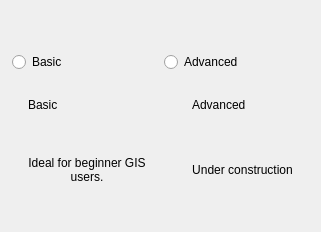
<ui version="4.0">
 <class>WizardMode</class>
 <widget class="QWidget" name="WizardMode">
  <layout class="QVBoxLayout">
   <property name="leftMargin"><number>12</number></property>
   <property name="topMargin"><number>12</number></property>
   <property name="rightMargin"><number>12</number></property>
   <property name="bottomMargin"><number>12</number></property>
   <property name="spacing"><number>10</number></property>

   <item>
    <spacer name="sp_page_top">
     <property name="orientation"><enum>Qt::Vertical</enum></property>
     <property name="sizeHint" stdset="0">
      <size><width>20</width><height>40</height></size>
     </property>
    </spacer>
   </item>

     <!-- Hidden radios (compat / state) -->
    <item>
        <widget class="QWidget">
            <property name="visible"><bool>false</bool></property>
            <layout class="QHBoxLayout">
                <property name="leftMargin"><number>0</number></property>
                <property name="topMargin"><number>0</number></property>
                <property name="rightMargin"><number>0</number></property>
                <property name="bottomMargin"><number>0</number></property>

                <item>
                    <widget class="QRadioButton">
                        <property name="text"><string>Basic</string></property>
                    </widget>
                </item>

                <item>
                    <widget class="QRadioButton">
                        <property name="text"><string>Advanced</string></property>
                    </widget>
                </item>

            </layout>
        </widget>
    </item>

   <!-- Cards row -->
   <item>
    <layout class="QHBoxLayout">
     <property name="spacing"><number>14</number></property>

     <!-- BASIC CARD -->
     <item>
      <widget class="QFrame" name="card_basic">
       <property name="frameShape"><enum>QFrame::NoFrame</enum></property>
        <property name="class" stdset="0"><string>card_group</string></property>
       <layout class="QVBoxLayout">
        <property name="leftMargin"><number>16</number></property>
        <property name="topMargin"><number>16</number></property>
        <property name="rightMargin"><number>16</number></property>
        <property name="bottomMargin"><number>16</number></property>
        <property name="spacing"><number>10</number></property>

        <item>
         <layout class="QHBoxLayout">
          <property name="spacing"><number>10</number></property>

          <item>
           <widget class="QLabel">
            <property name="class" stdset="0"><string>group_title</string></property>
            <property name="text"><string>Basic</string></property>
           </widget>
          </item>

          <item>
           <spacer name="sp_basic_head">
            <property name="orientation"><enum>Qt::Horizontal</enum></property>
            <property name="sizeHint" stdset="0"><size><width>10</width><height>10</height></size></property>
           </spacer>
          </item>
         </layout>
        </item>

        <!-- =========== card content center =========== -->
        <item>
            <layout class="QVBoxLayout">
                <property name="spacing"><number>10</number></property>

                <!-- up spacer -->
                <item>
                <spacer name="sp_basic_top">
                    <property name="orientation"><enum>Qt::Vertical</enum></property>
                    <property name="sizeHint" stdset="0"><size><width>10</width><height>10</height></size></property>
                </spacer>
                </item>

                <!-- icon -->
                <item>
                <widget class="QLabel" name="img_basic">
                    <property name="alignment"><set>Qt::AlignHCenter|Qt::AlignVCenter</set></property>
                    <property name="scaledContents"><bool>false</bool></property>
                    <property name="text"><string></string></property>
                </widget>
                </item>

                <!-- desc -->
                <item>
                <widget class="QLabel">
                    <property name="alignment"><set>Qt::AlignHCenter|Qt::AlignTop</set></property>
                    <property name="wordWrap"><bool>true</bool></property>
                    <property name="text"><string>Ideal for beginner GIS users.</string></property>
                    <property name="class" stdset="0"><string>group_description</string></property>
                </widget>
                </item>

                <!-- down spacer -->
                <item>
                <spacer name="sp_basic_bottom">
                    <property name="orientation"><enum>Qt::Vertical</enum></property>
                    <property name="sizeHint" stdset="0"><size><width>10</width><height>10</height></size></property>
                </spacer>
                </item>
            </layout>
        </item>


       </layout>
      </widget>
     </item>

     <!-- ADVANCED CARD -->
     <item>
      <widget class="QFrame" name="card_advanced">
       <property name="frameShape"><enum>QFrame::NoFrame</enum></property>
        <property name="class" stdset="0"><string>card_group</string></property>
       <layout class="QVBoxLayout">
        <property name="leftMargin"><number>16</number></property>
        <property name="topMargin"><number>16</number></property>
        <property name="rightMargin"><number>16</number></property>
        <property name="bottomMargin"><number>16</number></property>
        <property name="spacing"><number>10</number></property>

        <item>
         <layout class="QHBoxLayout">
          <property name="spacing"><number>10</number></property>

          <item>
           <widget class="QLabel">
            <property name="text"><string>Advanced</string></property>
            <property name="class" stdset="0"><string>group_title</string></property>

           </widget>
          </item>

          <item>
           <spacer name="sp_adv_head">
            <property name="orientation"><enum>Qt::Horizontal</enum></property>
            <property name="sizeHint" stdset="0"><size><width>10</width><height>10</height></size></property>
           </spacer>
          </item>
         </layout>
        </item>

        <!-- =========== card content center =========== -->
        <item>
            <layout class="QVBoxLayout">
                <property name="spacing"><number>10</number></property>

                <!-- up spacer -->
                <item>
                <spacer name="sp_adv_top">
                    <property name="orientation"><enum>Qt::Vertical</enum></property>
                    <property name="sizeHint" stdset="0"><size><width>10</width><height>10</height></size></property>
                </spacer>
                </item>

                <!-- icon -->
                <item>
                    <widget class="QLabel" name="img_advanced">
                        <property name="alignment"><set>Qt::AlignHCenter|Qt::AlignVCenter</set></property>
                        <property name="scaledContents"><bool>false</bool></property>
                        <property name="text"><string></string></property>
                    </widget>
                </item>

                <!-- desc -->
                <item>
                <widget class="QLabel">
                    <property name="alignment"><set>Qt::AlignHCenter|Qt::AlignTop</set></property>
                    <property name="wordWrap"><bool>true</bool></property>
                    <property name="text"><string>Under construction</string></property>
                    <property name="class" stdset="0"><string>group_description</string></property>
                </widget>
                </item>

                <!-- down spacer -->
                <item>
                <spacer name="sp_adv_bottom">
                    <property name="orientation"><enum>Qt::Vertical</enum></property>
                    <property name="sizeHint" stdset="0"><size><width>10</width><height>10</height></size></property>
                </spacer>
                </item>
            </layout>
        </item>
       </layout>
      </widget>
     </item>

    </layout>
   </item>

   <!-- Spacer to push down -->
   <item>
    <spacer name="sp_page_bottom">
     <property name="orientation"><enum>Qt::Vertical</enum></property>
     <property name="sizeHint" stdset="0"><size><width>10</width><height>10</height></size></property>
    </spacer>
   </item>

  </layout>
 </widget>
 <resources/>
 <connections/>
</ui>
